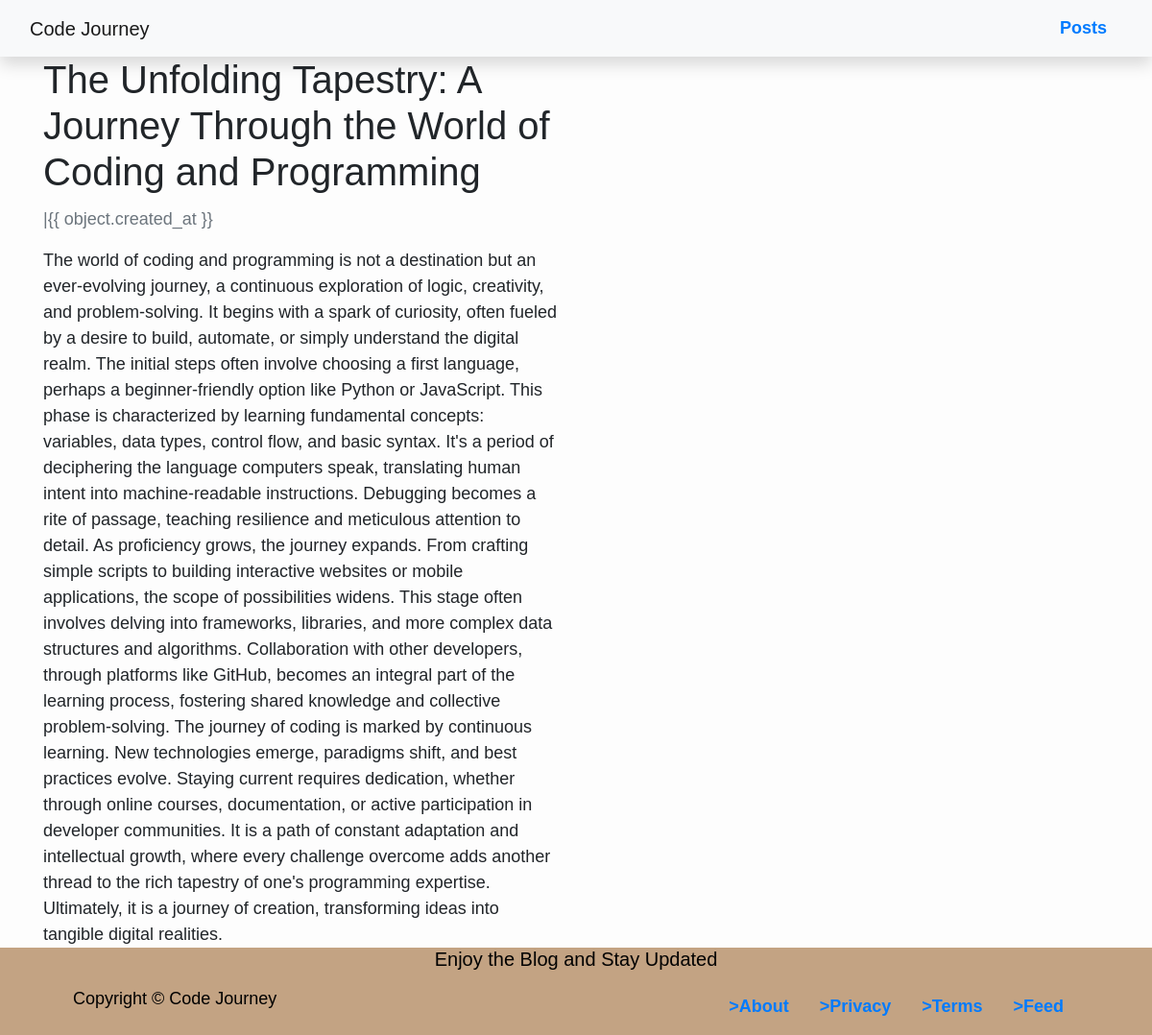
The page /post/Code_Journey/ on the database its author committed.
### blog/models.py (models this page shows)
class Post(models.Model):
    title = models.CharField(max_length=200, unique=True)
    slug = models.SlugField(max_length=200, unique=True)
    author = models.ForeignKey(User, on_delete=models.CASCADE)
    created_at = models.DateTimeField(auto_now_add=True)
    updated_at = models.DateTimeField(auto_now=True)
    content = models.TextField()
    metades = models.CharField(max_length=300, default="new post")
    status = models.IntegerField(choices=STATUS, default=0)

### blog/views.py (the view)
# urls.py: path('post/<slug:slug>/', PostDetail.as_view(), name='post_detail'),
class PostDetail(generic.DetailView):
  model = Post
  template_name = 'post.html'

### blog/templates/post.html (shortened to what this page needs)
{% extends 'base.html' %}  {% block content %}
<div class="container">
  <div class="row">
    <div class="col-md-6 left">
      <h1 class="card-title">
        {% block title %} {{ object.title }} {% endblock title %}
      </h1>
      <p class="text-muted">
        {{ object.author.first_name }} {{ object.author.last_name }} |{{
        object.created_at }}
      </p>
      <p class="card-text">{{ object.content | safe }}</p>
    </div>
  </div>
</div>
{% endblock content %}

### blog/templates/base.html (style rules this page uses)
html, body { height: 100%; }
body { font-family: sans-serif; font-size: 18px; background-color: #fdfdfd; display: flex; flex-direction: column; }

### rows shown on the page
Post: title "The Unfolding Tapestry: A Journey Through the World of Coding and Programming", content "The world of coding and programming is not a destination but an ever-evolving journey, a continuous exploration of logic, creativity, and problem-solving. It begins with a spark of curiosity, often fueled by a desire to build, automate, or simply understand the digital realm. The initial steps often involve choosing a first language, perhaps a beginner-friendly option like Python or JavaScript. This phase is characterized by learning fundamental concepts: variables, data types, control flow, and basic syntax. It's a period of deciphering the language computers speak, translating human intent into machine-readable instructions. Debugging becomes a rite of passage, teaching resilience and…"
